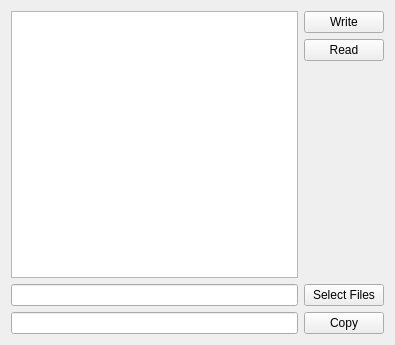
<?xml version="1.0" encoding="UTF-8"?>
<ui version="4.0">
 <class>Widget</class>
 <widget class="QWidget" name="Widget">
  <property name="geometry">
   <rect>
    <x>0</x>
    <y>0</y>
    <width>395</width>
    <height>345</height>
   </rect>
  </property>
  <property name="windowTitle">
   <string>Widget</string>
  </property>
  <layout class="QVBoxLayout" name="verticalLayout_2">
   <item>
    <layout class="QHBoxLayout" name="horizontalLayout_3">
     <item>
      <widget class="QTextEdit" name="textEdit"/>
     </item>
     <item>
      <layout class="QVBoxLayout" name="verticalLayout">
       <item>
        <widget class="QPushButton" name="writeButton">
         <property name="text">
          <string>Write</string>
         </property>
        </widget>
       </item>
       <item>
        <widget class="QPushButton" name="readButton">
         <property name="text">
          <string>Read</string>
         </property>
        </widget>
       </item>
       <item>
        <spacer name="verticalSpacer">
         <property name="orientation">
          <enum>Qt::Vertical</enum>
         </property>
         <property name="sizeHint" stdset="0">
          <size>
           <width>20</width>
           <height>40</height>
          </size>
         </property>
        </spacer>
       </item>
      </layout>
     </item>
    </layout>
   </item>
   <item>
    <layout class="QHBoxLayout" name="horizontalLayout">
     <item>
      <widget class="QLineEdit" name="sourceLineEdit"/>
     </item>
     <item>
      <widget class="QPushButton" name="selectFilesButton">
       <property name="text">
        <string>Select Files</string>
       </property>
      </widget>
     </item>
    </layout>
   </item>
   <item>
    <layout class="QHBoxLayout" name="horizontalLayout_2">
     <item>
      <widget class="QLineEdit" name="destinationLineEdit"/>
     </item>
     <item>
      <widget class="QPushButton" name="copyButton">
       <property name="text">
        <string>Copy</string>
       </property>
      </widget>
     </item>
    </layout>
   </item>
  </layout>
 </widget>
 <resources/>
 <connections/>
</ui>
